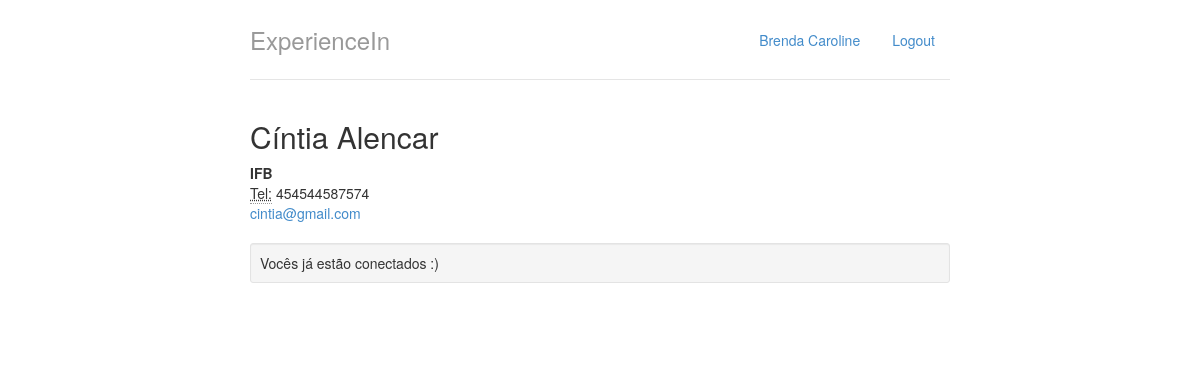
The app's page /perfis/2 (signed in) with its own data.
### perfis/models.py (models this page shows, shortened)
class Perfil(models.Model):
    nome  = models.CharField(max_length=255, null=False)
    telefone  = models.CharField(max_length=15, null=False)
    nome_empresa  = models.CharField(max_length=255, null=False)
    contatos = models.ManyToManyField('self')
    usuario = models.OneToOneField(User, on_delete=models.CASCADE, related_name="perfil")
    @property
    def email(self):
        return self.usuario.email

### perfis/views.py (the view)
# urls.py: path('perfis/<int:perfil_id>', views.exibir, name='exibir'),
@login_required
def exibir(request, perfil_id):
    perfil = Perfil.objects.get(id=perfil_id)
    perfil_logado = get_perfil_logado(request)
    ja_e_contato = perfil in perfil_logado.contatos.all()
    return render(request, 'perfil.html', {'perfil' : perfil, 'perfil_logado' : get_perfil_logado(request), 'ja_e_contato' : ja_e_contato})

### perfis/views.py (called while the page is built)
@login_required
def get_perfil_logado(request):
     return request.user.perfil

### perfis/templates/perfil.html
{% extends "base.html" %}
{% block body %}
<div class="row">
    <div class="col-lg-12">
        <h2 style="margin-top:0">{{perfil.nome}}</h2>
        <address>
          <strong>{{perfil.nome_empresa}}</strong><br>
          <abbr title="Telefone">Tel:</abbr> {{perfil.telefone}}<br>
          <a href="mailto:{{perfil.email}}">{{perfil.email}}</a>
        </address>
    {% if ja_e_contato %}
      <div class="well well-sm">Vocês já estão conectados :)</div>
    {% else %}
        <a href="{% url 'convidar' perfil.id %}">convidar</a>
    {% endif %}
    </div>
</div>
{% endblock %}

### perfis/templates/base.html (shortened to what this page needs)
{% load staticfiles %}
<!DOCTYPE html>
<html lang="pt">
    <head>
        <link href="{% static "styles/bootstrap.css" %}" rel="stylesheet">
        <link href="{% static "styles/main.css" %}" rel="stylesheet">
    </head>
    <body>
        <div class="container">
        <div class="header">
            <ul class="nav nav-pills pull-right">
            <li class=""><a href="{% url 'index' %}">{{perfil_logado.nome}}</a></li>
            <li class=""><a href="/logout/">Logout</a></li>
            </ul>
            <h3 class="text-muted">ExperienceIn</h3>
        </div>
        <div class="row content">
            {% block body %}
            {% endblock %}
        </div>
    </div>
  </body>
</html>

### perfis/static/styles/main.css (style rules this page uses)
body { padding-top: 20px; padding-bottom: 20px; }
.header, .content, .footer { padding-left: 15px; padding-right: 15px; }
.header { border-bottom: 1px solid #e5e5e5; }
.header h3 { margin-top: 0; margin-bottom: 0; line-height: 40px; padding-bottom: 19px; }
@media (min-width: 768px) { .container { max-width: 730px; } }
.content { margin: 40px 0; }
@media screen and (min-width: 768px) { .header, .content, .footer { padding-left: 0; padding-right: 0; } }
@media screen and (min-width: 768px) { .header { margin-bottom: 30px; } }

### records on screen
Perfil: nome "Brenda Caroline"
Perfil: nome "Cíntia Alencar", nome_empresa "IFB", telefone "454544587574", email "cintia@gmail.com"
